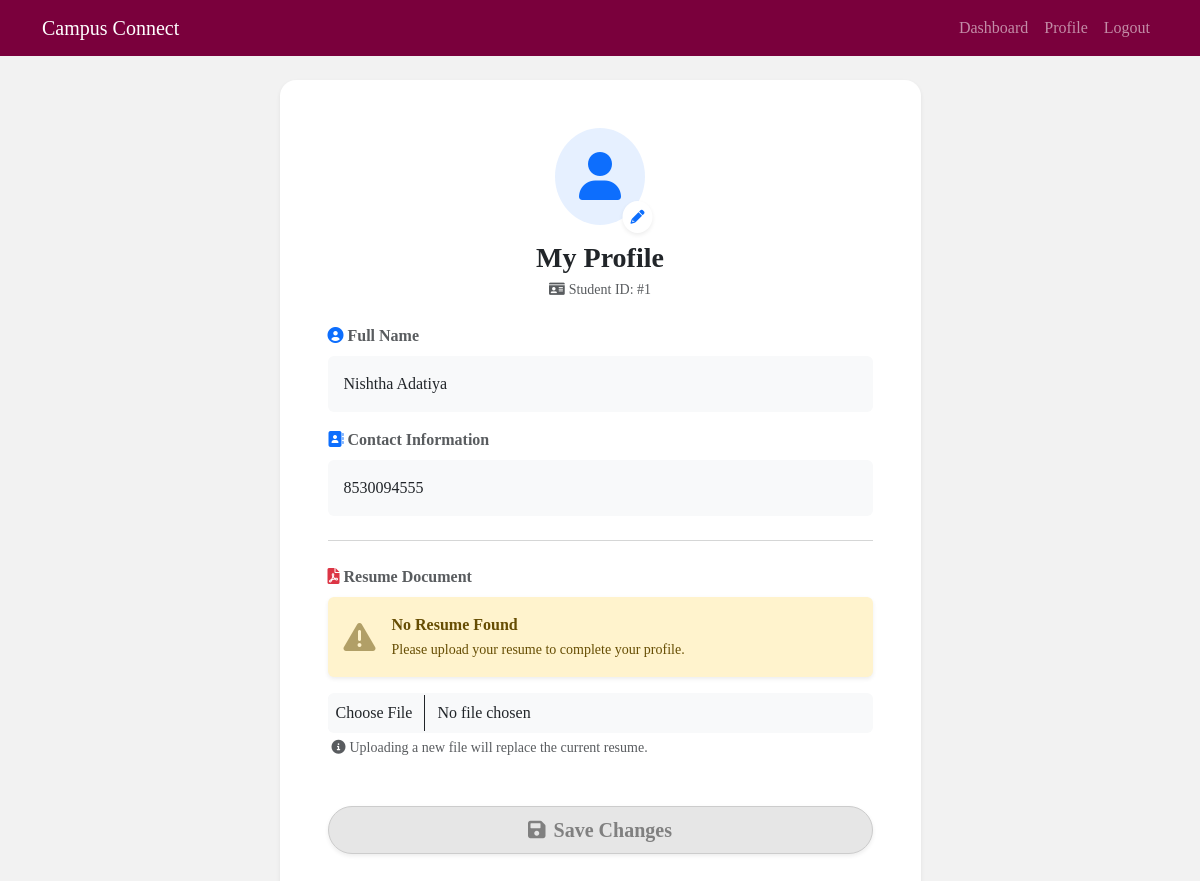
Page /student/profile (signed in) on the committed database.
### models.py (models this page shows)
class StudentProfile(db.Model):
    __tablename__ = 'student_profiles'
    id = db.Column(db.Integer, primary_key=True)
    user_id = db.Column(db.Integer, db.ForeignKey('users.id'), nullable=False)
    name = db.Column(db.String(100), nullable=False)
    contact = db.Column(db.String(50))
    resume_file = db.Column(db.String(150))
    applications = db.relationship('Application', backref='student', cascade='all, delete-orphan')

### views/student.py (the view, shortened to what this page needs)
@student_bp.route('/profile', methods=['GET', 'POST'])
@login_required
@role_required('student')
def profile():
    return render_template('student/profile.html')

### views/utils.py (called while the page is built)
def role_required(role):
    def wrapper(f):
        @wraps(f)
        def check_role_and_execute(*args, **kwargs):
            if not current_user.is_authenticated or current_user.role != role:
                abort(403)
            if not current_user.is_active:
                abort(403, description="Your account is deactivated.")
            return f(*args, **kwargs)
        return check_role_and_execute
    return wrapper

### templates/student/profile.html
{% extends "layout.html" %}
{% block content %}
<div class="row justify-content-center">
    <div class="col-md-8 col-lg-7">
        <div class="card shadow-sm border-0 rounded-4">
            <div class="card-body p-4 p-md-5">
                <div class="text-center mb-4">
                    <div class="bg-primary bg-opacity-10 rounded-circle d-inline-block p-4 mb-3 position-relative">
                        <i class="fas fa-user text-primary fa-3x"></i>
                        <div class="position-absolute bottom-0 end-0 bg-white p-1 rounded-circle shadow-sm"
                            style="transform: translate(25%, 25%);">
                            <i class="fas fa-pencil-alt text-primary small p-1"></i>
                        </div>
                    </div>
                    <h3 class="fw-bold text-dark mb-1">My Profile</h3>
                    <p class="text-muted small"><i class="fas fa-id-card me-1"></i>Student ID: #{{
                        current_user.student_profile.id }}</p>
                </div>
                <form method="POST" action="{{ url_for('student.profile') }}" enctype="multipart/form-data">
                    <div class="mb-3">
                        <label class="form-label text-muted fw-semibold"><i
                                class="fas fa-user-circle me-1 text-primary"></i>Full Name</label>
                        <input type="text" class="form-control bg-light border-0 shadow-none p-3" name="name"
                            value="{{ current_user.student_profile.name }}" required>
                    </div>
                    <div class="mb-4">
                        <label class="form-label text-muted fw-semibold"><i
                                class="fas fa-address-book me-1 text-primary"></i>Contact Information</label>
                        <input type="text" class="form-control bg-light border-0 shadow-none p-3" name="contact"
                            value="{{ current_user.student_profile.contact }}" required>
                    </div>
                    <hr class="text-muted opacity-25 my-4">
                    <div class="mb-5">
                        <label class="form-label text-muted fw-semibold"><i
                                class="fas fa-file-pdf me-1 text-danger"></i>Resume Document</label>
                        {% if current_user.student_profile.resume_filename %}
                        <div
                            class="d-flex align-items-center mb-3 p-3 bg-light rounded-3 border-start border-4 border-info">
                            <i class="fas fa-check-circle text-success fa-2x me-3"></i>
                            <div class="flex-grow-1">
                                <p class="mb-0 fw-bold text-dark">Current Resume Uploaded</p>
                                <a href="{{ url_for('static', filename='uploads/' + current_user.student_profile.resume_filename) }}"
                                    target="_blank" class="small text-decoration-none">
                                    <i class="fas fa-external-link-alt me-1"></i>View File
                                </a>
                            </div>
                        </div>
                        {% else %}
                        <div class="alert alert-warning border-0 shadow-sm d-flex align-items-center mb-3">
                            <i class="fas fa-exclamation-triangle fa-2x me-3 opacity-50"></i>
                            <div>
                                <p class="mb-0 fw-bold">No Resume Found</p>
                                <small>Please upload your resume to complete your profile.</small>
                            </div>
                        </div>
                        {% endif %}
                        <input class="form-control bg-light border-0 shadow-none p-2" type="file" name="resume"
                            accept=".pdf,.doc,.docx">
                        <small class="text-muted ms-1 mt-1 d-block"><i class="fas fa-info-circle me-1"></i>Uploading a
                            new file will replace the current resume.</small>
                    </div>
                    <div class="d-grid mt-4">
                        <button type="submit" class="btn btn-primary btn-lg rounded-pill shadow-sm fw-bold"><i
                                class="fas fa-save me-2"></i>Save Changes</button>
                    </div>
                </form>
            </div>
        </div>
    </div>
</div>
{% endblock %}

### templates/layout.html (style rules this page uses)
* { font-family: 'Times New Roman', Times, serif; }
body { background-color: #f2f2f2; color: white; }
.card { background-color: white; border: 1px solid #ddd; }
.btn-primary { background-color: #e6e6e6; border-color: #ccc; color: gray; }

### rows in the picture
StudentProfile: student_profile.id "1", name "Nishtha Adatiya", contact "8530094555"
